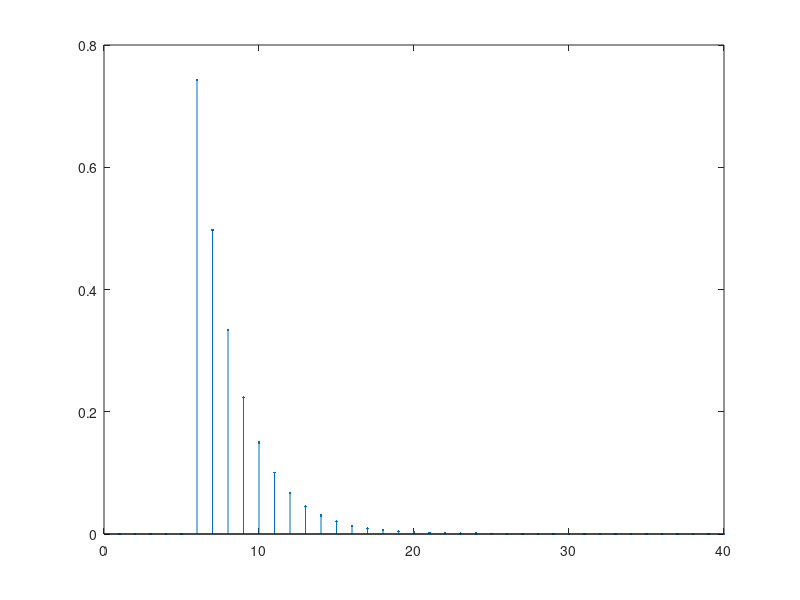

Reproduce this figure in MATLAB. (Note: this script raises an error after producing the figure.)
clc; clear all; close all;

%% Configuration parameters
r = 10;
SNR_dB = 10;

T = 1;
q_c_num   = [0 0 0 0 0 0.7424];
q_c_denom = [1 -0.67];
q_c = impz(q_c_num, q_c_denom);

figure, stem(q_c,'.')

%% Generation of the input signal

pn = PN(r); % Si potrebbe fare un load di una cosa già calcolata

pn(pn == 0) = -1;

pn_i = pn(1:ceil(length(pn)/2)-1);
pn_q = pn(ceil(length(pn)/2)+1:end);

%% Filtering through the channel

a_i_prime = upsample(pn_i,4);
a_q_prime = upsample(pn_q,4);
a_prime = a_i_prime + 1i * a_q_prime;

% s_c_i = filter(q_c_num, q_c_denom, a_i_prime);
% %                 |         |        `- Segnale da filtrare
% %                 |         `- Denominatore della funzione di trasferimento
% %                 `- Numeratore della funzione di trasferimento
% 
% s_c_q = filter(q_c_num, q_c_denom, a_q_prime);
% %                 |         |        `- Segnale da filtrare
% %                 |         `- Denominatore della funzione di trasferimento
% %                 `- Numeratore della funzione di trasferimento

s_c = filter(q_c_num, q_c_denom, a_prime);

%% Add noise


r_c = awgn(s_c, SNR_dB);

% r_c_i = awgn(s_c_i, SNR_dB);
% r_c_q = awgn(s_c_q, SNR_dB);

%% Save the workspace

save("common.mat");